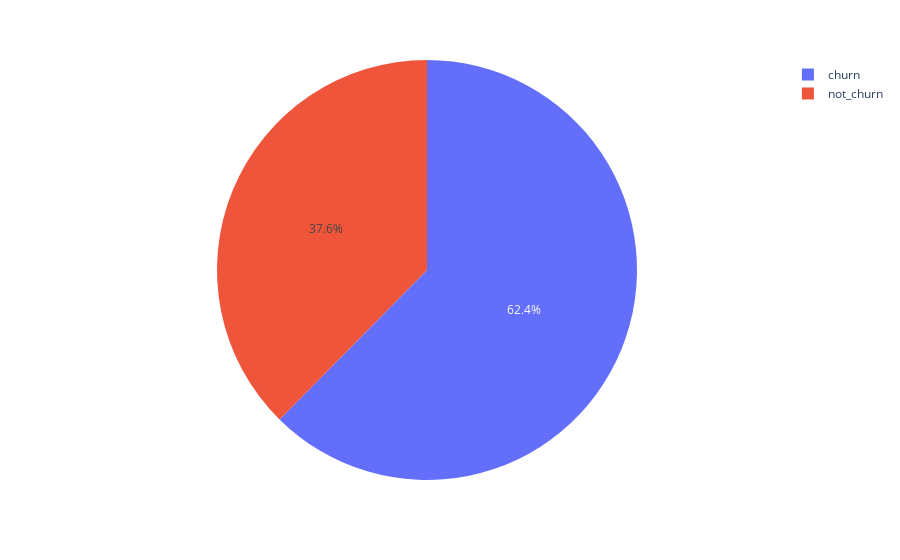

The code cell stored with this chart in its notebook:
### Markdown cell above
Построим пару график в plotly для пробы. Как и ожидалось графики не особо информативные

### Code cell
fig = px.pie(df.churn.value_counts(), values='churn', names=['churn','not_churn'])
fig.show()

### Figure 1 — Plotly figure (JSON) as saved in the notebook; plotly's stock layout.template omitted (floating-point values rounded to 4 significant figures)
{"data": [{"domain": {"x": [0, 1], "y": [0, 1]}, "hovertemplate": "label=%{label}<br>churn=%{value}<extra></extra>", "labels": ["churn", "not_churn"], "legendgroup": "", "name": "", "showlegend": true, "type": "pie", "values": [31196, 18804]}], "layout": {"legend": {"tracegroupgap": 0}, "margin": {"t": 60}}}
